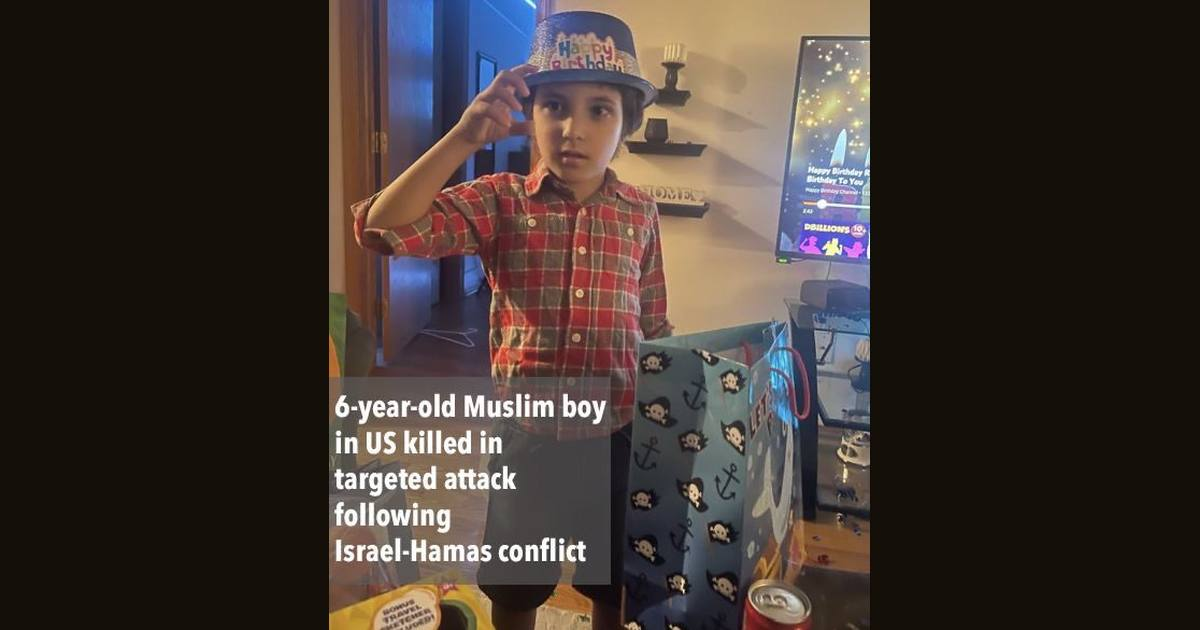
#> input picture memes/card/img-0101.jpg, 1200 x 630 px
$ python -i meme-share-build.py   (imports and definitions only)
#> lines starting #> are read from the running program, lines starting #| are printed output that depends on the picture
#!/usr/bin/env python3
"""Build one small share page per meme so links shared to X, Facebook and Reddit
show that meme's own preview card.

Reads memes/data/memes.json and writes:
  memes/share/<id>.html   OG/Twitter tags + redirect to memes.html#<id> (noindex)
  memes/card/<id>.jpg     1200x630 letterboxed preview, only for memes whose shape
                          would be cropped badly in a 1.91:1 card (portrait, square,
                          very wide). Other memes use their own image on R2.

v2 (2026-11-02, PREVIEW): EVERY meme now gets its own exactly-1200x630 card, memes/card2/<id>.jpg on R2
(memes.therubberduck.net), the meme letterboxed on the Meme Dump brown with a 24 px safe margin. Before, memes whose
shape was 1.3-2.4:1 linked their raw image (any size/shape, up to MBs); X, Facebook and iMessage then cover-cropped it
into their fixed ~1.91:1 frame (top/bottom or sides lost) and had to fetch and resize a big file for the preview.
Cards are written to .work/r2/memes/card2/ (gitignored) for the R2 upload; nothing is added to the GitHub repo.
Gate: python3 tools/share-card-audit.py memes --pages . --img-map https://memes.therubberduck.net/=.work/r2/ --csv ...

Run after tools/memes-intake.py:  python tools/meme-share-build.py
Re-running is safe: unchanged cards are skipped and pages for removed memes are deleted.
"""
import html, json, os, sys

ROOT = os.path.dirname(os.path.dirname(os.path.abspath(__file__)))
SITE = 'https://therubberduck.net'
MEDIA = 'https://memes.therubberduck.net/'
SHARE_DIR = os.path.join(ROOT, 'memes', 'share')
CARD_DIR = os.path.join(ROOT, '.work', 'r2', 'memes', 'card2')   # -> R2 memes/card2/
CARD_URL = MEDIA + 'memes/card2/'
SAFE_W, SAFE_H = 1152, 582        # meme area inside the card: >= 24 px from every edge (safe after a 2:1 crop)
SRC_ROOTS = [ROOT, os.path.join(os.path.dirname(ROOT), 'trd-site')]   # memes/web/ is gitignored: use any checkout that has it
CARD_W, CARD_H = 1200, 630
OK_MIN, OK_MAX = 1.3, 2.4          # aspect ratios that crop acceptably in a large card
MAX_BYTES = 5 * 1024 * 1024        # X card image limit
CT = {'jpg': 'image/jpeg', 'jpeg': 'image/jpeg', 'png': 'image/png', 'gif': 'image/gif', 'webp': 'image/webp'}


def esc(s):
    return html.escape(s or '', quote=True)


def media_url(p):
    return p if p.startswith('http') else MEDIA + p.lstrip('/')


# [20 lines left out: function _video_frame, not called in this run]


def make_card(src, dst, video=None):
#> called with src = '../memes/card/img-0101.jpg', dst = 'out.png'
    from PIL import Image
    im = Image.open(src)
#> im is the input picture: PIL image 1200x630 RGB; mean R, G, B 63.2, 53.4, 48.6
    try:
        im.seek(0)
    except Exception:
        pass
    if im.mode in ('RGBA', 'LA', 'P', 'PA'):          # transparent PNG/GIF: flatten on white (on the brown it went black)
        im = im.convert('RGBA'); white = Image.new('RGBA', im.size, (255, 255, 255, 255))
        im = Image.alpha_composite(white, im)
    im = im.convert('RGB')
    if video and im.convert('L').getextrema()[1] <= 40:   # black poster frame -> use a visible frame of the clip
        im = _video_frame(video) or im
    bg = Image.new('RGB', (CARD_W, CARD_H), (20, 14, 9))
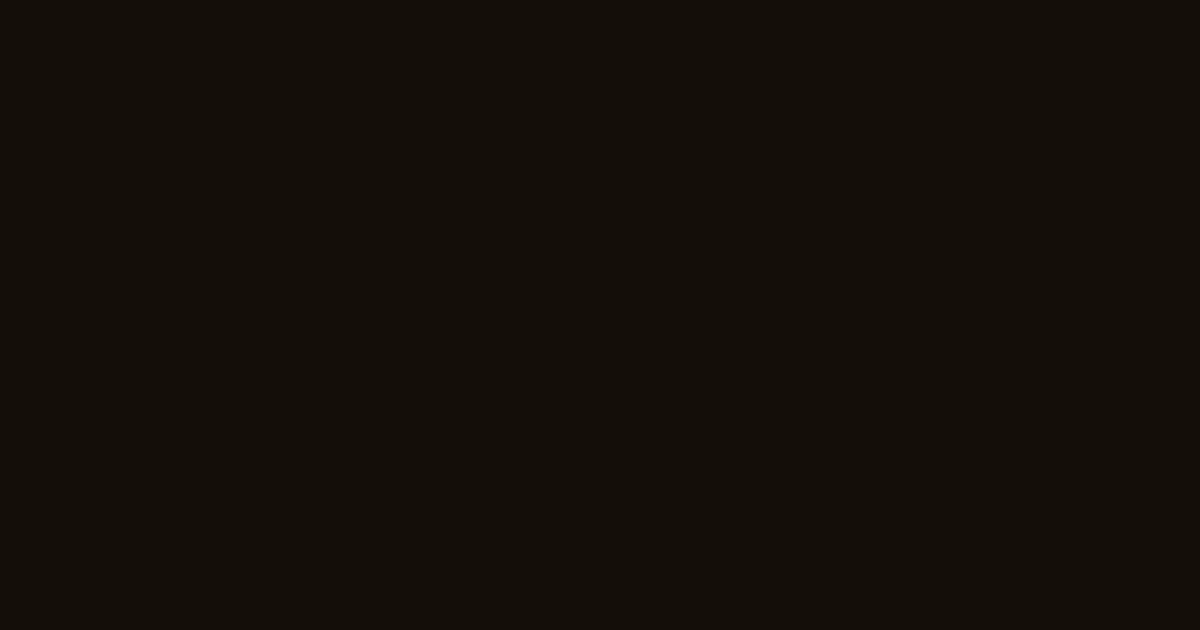
#> bg: PIL image 1200x630 RGB; mean R, G, B 20, 14, 9
    s = min(SAFE_W / im.width, SAFE_H / im.height)
#> s = 0.924
    nw, nh = max(1, int(im.width * s)), max(1, int(im.height * s))
#> nw = 1108; nh = 582
    bg.paste(im.resize((nw, nh), Image.LANCZOS), ((CARD_W - nw) // 2, (CARD_H - nh) // 2))
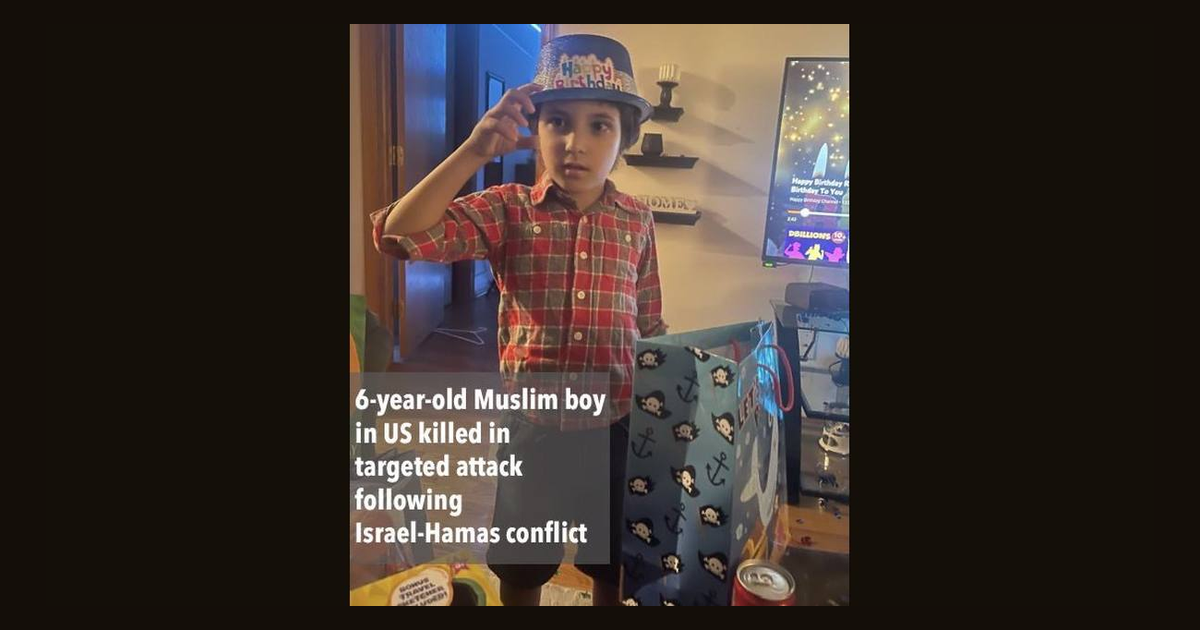
#> bg: PIL image 1200x630 RGB; mean R, G, B 56.8, 47.6, 42.8
    bg.save(dst, 'JPEG', quality=82, optimize=True, progressive=True)


# [120 lines left out: functions page, main, not called in this run]


# [2 lines not run here, left out]

>>> result = make_card('../memes/card/img-0101.jpg', 'out.png')
